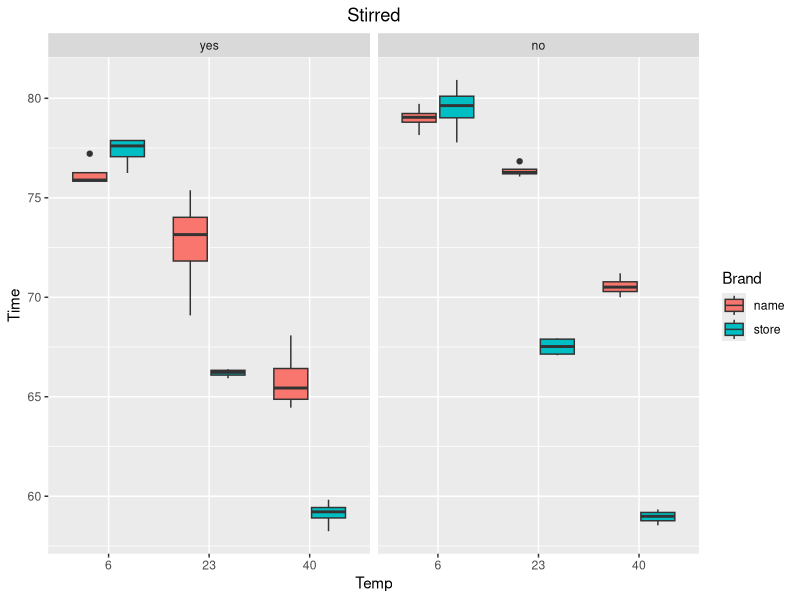
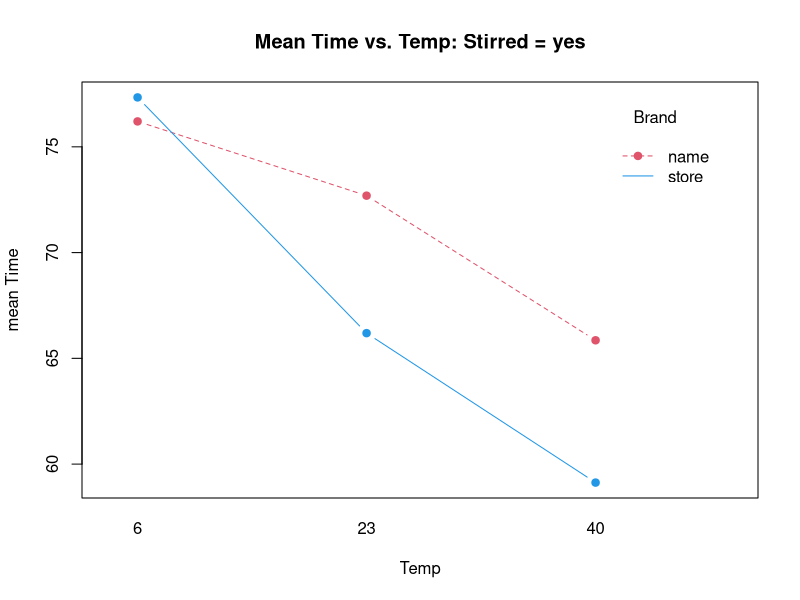
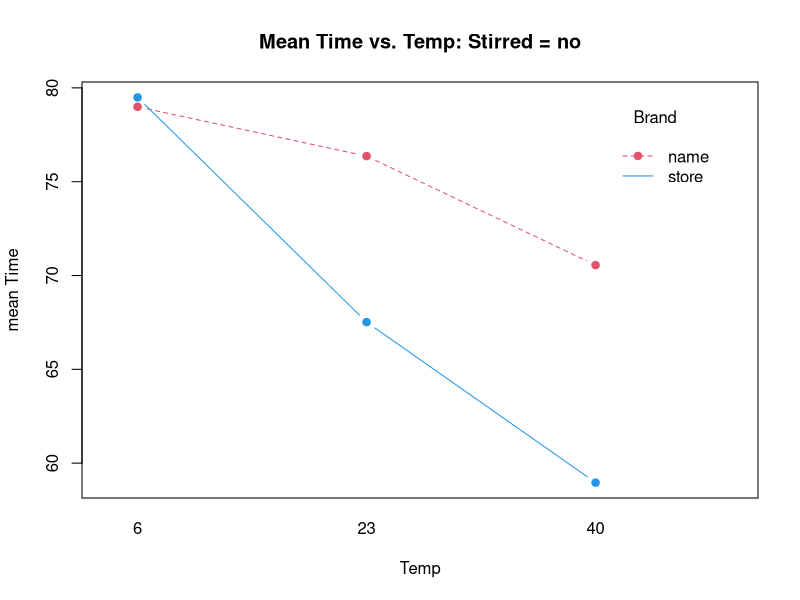
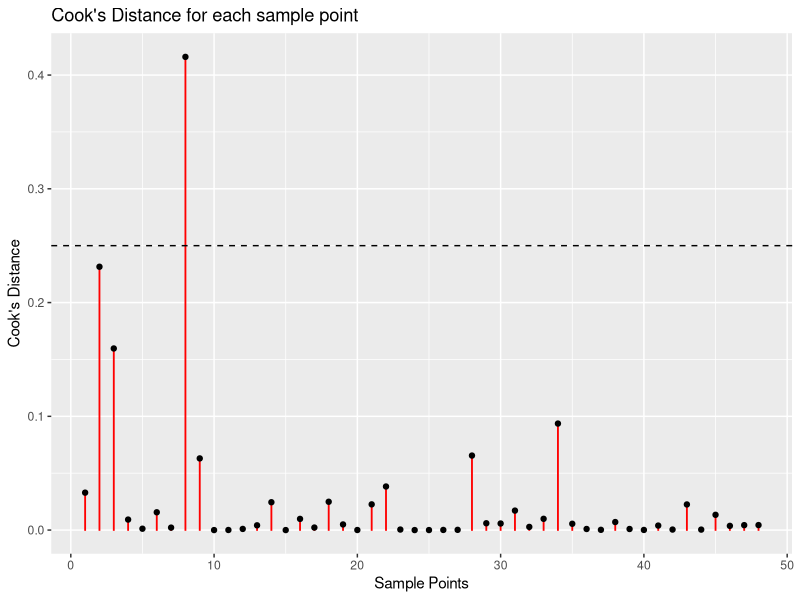
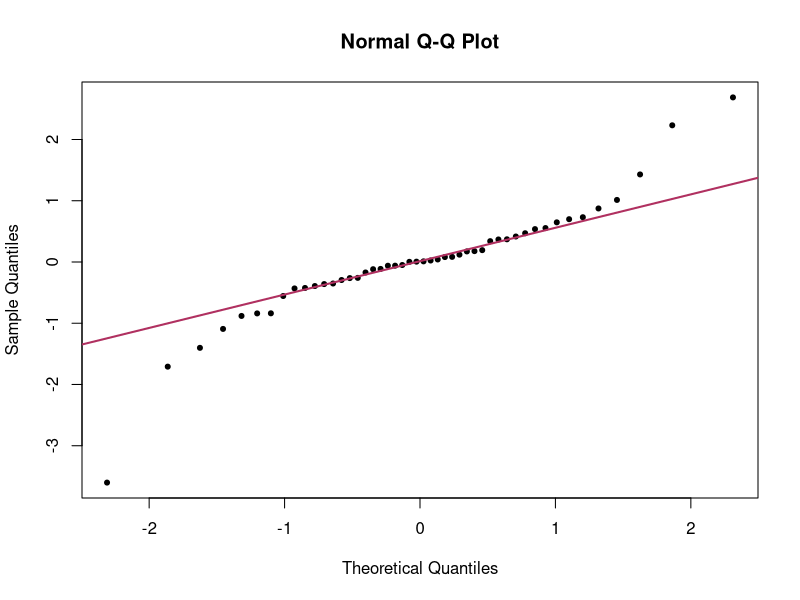

Write the R code that produced these figures, in order.
## ---- chunk 1
library(tidyverse)
library(car)
library(emmeans)
library(lme4)
df_eff <- read_csv('effervescence.csv', col_types = 'fffnnn')
## ---- chunk 2
df_stats <-
df_eff %>% group_by(Brand, Temp, Stirred) %>% 
summarise('25%' = quantile(Time, probs = 0.25),
          'Mean' = mean(Time), 
          'Median' = median(Time),
          '75%' = quantile(Time, probs = 0.75),
          'Var' = var(Time), 
          'n' = n())

knitr::kable(df_stats)
## ---- chunk 3
df_eff %>% ggplot() + geom_boxplot(aes(fill = Brand, y = Time, x = Temp)) + 
  facet_grid(cols = vars(Stirred)) + labs(title = "Stirred") + theme(
  plot.title = element_text(hjust = 0.5)
)
## ---- chunk 4
##3 factor interaction plot based on HW7 code

with(df_eff%>%filter(Stirred=="yes"),interaction.plot(Temp,Brand,Time,
            type="b", pch=19, col=c(2,4), ylab="mean Time",
           main="Mean Time vs. Temp: Stirred = yes"))

with(df_eff%>%filter(Stirred=="no"),interaction.plot(Temp,Brand,Time,
          type="b", pch=19, col=c(2,4), ylab="mean Time",
          main="Mean Time vs. Temp: Stirred = no"))
## ---- chunk 5
aov_eff <- aov(lm_eff <- lm(Time ~ Brand * Temp * Stirred, data = df_eff))

cooksD_values <- cooks.distance(lm_eff)
 
ggplot() + geom_col(aes(y = cooksD_values, x = 1:length(cooksD_values)), width = 0.025, col = 'red')  + 
    geom_point(aes(y = cooksD_values, x = 1:length(cooksD_values))) + xlab('Sample Points') + ylab("Cook's Distance") + 
    geom_hline(yintercept = 0.25, lty = 2) + labs(title = "Cook's Distance for each sample point")
## ---- chunk 6
qqnorm(lm_eff$resid, pch = 20)
qqline(lm_eff$resid, col = "maroon", lwd = 2)
